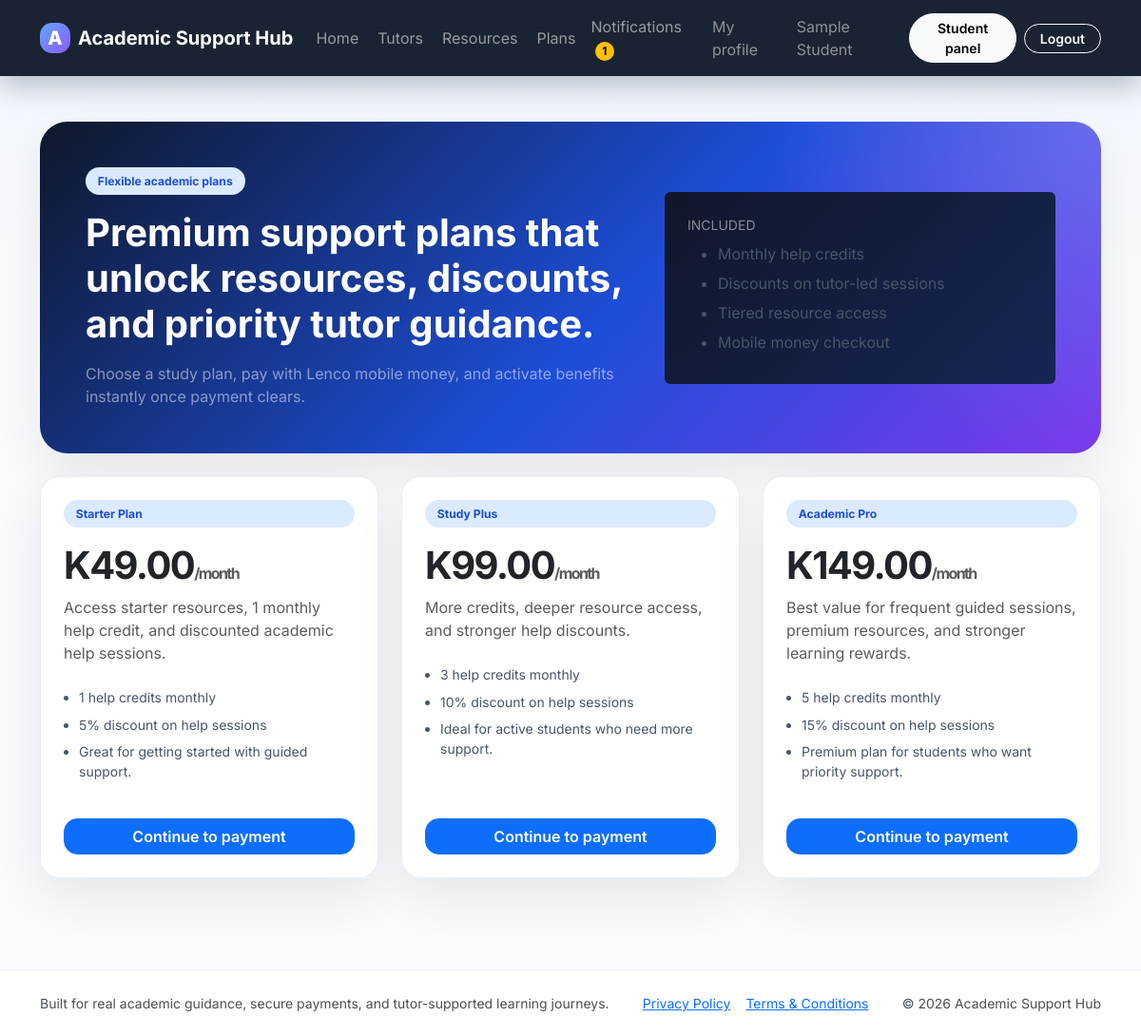
The page /pricing.php (signed in) on the database its author committed.
### tables this page shows
CREATE TABLE settings (
    id INT UNSIGNED AUTO_INCREMENT PRIMARY KEY,
    setting_key VARCHAR(100) NOT NULL UNIQUE,
    setting_value TEXT NOT NULL
);

CREATE TABLE users (
    id INT UNSIGNED AUTO_INCREMENT PRIMARY KEY,
    name VARCHAR(150) NOT NULL,
    email VARCHAR(190) NOT NULL UNIQUE,
    password VARCHAR(255) NOT NULL,
    role ENUM('admin','student','tutor') NOT NULL DEFAULT 'student',
    phone_number VARCHAR(25) NULL,
    university VARCHAR(190) NULL,
    bio TEXT NULL,
    avatar_path VARCHAR(255) NULL,
    created_at TIMESTAMP NOT NULL DEFAULT CURRENT_TIMESTAMP
);

CREATE TABLE subscription_plans (
    id INT UNSIGNED AUTO_INCREMENT PRIMARY KEY,
    name VARCHAR(100) NOT NULL,
    monthly_price DECIMAL(10,2) NOT NULL,
    help_discount_percent DECIMAL(5,2) NOT NULL DEFAULT 0,
    monthly_help_credits INT UNSIGNED NOT NULL DEFAULT 0,
    feature_summary VARCHAR(255) NOT NULL,
    description TEXT NOT NULL
);

### includes/functions.php (called while the page is built, shortened)
<?php
function app_url(string $path = ''): string
{
    $path = ltrim($path, '/');
    return BASE_URL . ($path !== '' ? '/' . $path : '');
}
function e(mixed $value): string
{
    return htmlspecialchars((string) $value, ENT_QUOTES, 'UTF-8');
}
function current_user(): ?array
{
    return $_SESSION['user'] ?? null;
}
function refresh_current_user(): void
{
    global $pdo;
    $stmt = $pdo->prepare('SELECT * FROM users WHERE id = :id LIMIT 1');
    $stmt->execute(['id' => (int) $_SESSION['user']['id']]);
}
function is_logged_in(): bool { return !empty($_SESSION['user']); }
function user_role(): string { return $_SESSION['user']['role'] ?? ''; }
function get_setting(string $key, string $default = ''): string
{
    global $pdo;
    $stmt = $pdo->prepare('SELECT setting_value FROM settings WHERE setting_key = :setting_key LIMIT 1');
    $stmt->execute(['setting_key' => $key]);
    $row = $stmt->fetch();
    return (string) ($row['setting_value'] ?? $default);
}
function money(float|string|int $amount): string { return 'K' . number_format((float) $amount, 2); }
function scalar_value(string $sql, array $params = []): mixed
{
    global $pdo; $stmt = $pdo->prepare($sql); $stmt->execute($params); return $stmt->fetchColumn();
}
function count_value(string $sql, array $params = []): int { return (int) scalar_value($sql, $params); }
function unread_notification_count(int $userId): int { return count_value('SELECT COUNT(*) FROM notifications WHERE user_id = :user_id AND is_read = 0',['user_id'=>$userId]); }

### includes/bootstrap.php (called while the page is built, shortened)
<?php
require_once __DIR__ . '/../config/config.php';
require_once __DIR__ . '/functions.php';
refresh_current_user();

### pricing.php (the view, shortened to what this page needs)
<?php
require_once __DIR__ . '/includes/bootstrap.php';
$plans = $pdo->query('SELECT * FROM subscription_plans ORDER BY monthly_price ASC')->fetchAll();
include __DIR__ . '/includes/header.php';
?>
<section class="hero mb-4">
    <div class="row align-items-center g-4">
        <div class="col-lg-7">
            <span class="tag-pill mb-3">Flexible academic plans</span>
            <h1 class="display-6 fw-bold mb-3">Premium support plans that unlock resources, discounts, and priority tutor guidance.</h1>
            <p class="mb-0 text-white-50">Choose a study plan, pay with Lenco mobile money, and activate benefits instantly once payment clears.</p>
        </div>
        <div class="col-lg-5">
            <div class="card payment-card p-4 border-0">
                <div class="small text-uppercase text-white-50 mb-2">Included</div>
                <ul class="soft-list text-white-50 mb-0">
                    <li>Monthly help credits</li>
                    <li>Discounts on tutor-led sessions</li>
                    <li>Tiered resource access</li>
                    <li>Mobile money checkout</li>
                </ul>
            </div>
        </div>
    </div>
</section>
<div class="row g-4">
    <?php foreach ($plans as $plan): ?>
        <div class="col-lg-4">
            <div class="card pricing-card card-soft h-100 p-4">
                <span class="tag-pill mb-3"><?= e($plan['name']) ?></span>
                <div class="display-6 fw-bold mb-2"><?= money($plan['monthly_price']) ?><span class="fs-6 text-muted">/month</span></div>
                <p class="text-muted"><?= e($plan['description']) ?></p>
                <ul class="soft-list small ps-3 mt-2">
                    <li><?= (int) $plan['monthly_help_credits'] ?> help credits monthly</li>
                    <li><?= (int) $plan['help_discount_percent'] ?>% discount on help sessions</li>
                    <li><?= e($plan['feature_summary']) ?></li>
                </ul>
                <div class="mt-auto pt-3">
                    <?php if (is_logged_in() && user_role() === 'student'): ?>
                        <a class="btn btn-primary w-100" href="<?= app_url('student/subscribe.php?plan=' . (int) $plan['id']) ?>">Continue to payment</a>
                    <?php else: ?>
                        <a class="btn btn-primary w-100" href="<?= app_url('register.php') ?>">Create student account</a>
                    <?php endif; ?>
                </div>
            </div>
        </div>
    <?php endforeach; ?>
</div>
<?php include __DIR__ . '/includes/footer.php'; ?>

### includes/header.php (shortened to what this page needs)
<?php
$user = current_user();
$unreadCount = $user ? unread_notification_count((int) $user['id']) : 0;
$platformName = get_setting('platform_name', APP_NAME);
?>
<!doctype html>
<html lang="en">
<head>
    <link href="https://cdn.jsdelivr.net/npm/bootstrap@5.3.7/dist/css/bootstrap.min.css" rel="stylesheet">
    <link href="<?= app_url('assets/css/style.css') ?>" rel="stylesheet">
</head>
<body>
<nav class="navbar navbar-expand-lg navbar-dark glass-nav sticky-top">
    <div class="container">
        <a class="navbar-brand fw-bold d-flex align-items-center gap-2" href="<?= app_url() ?>">
            <span class="brand-mark">A</span>
            <span><?= e($platformName) ?></span>
        </a>
        <div class="collapse navbar-collapse" id="appNav">
            <ul class="navbar-nav me-auto mb-2 mb-lg-0 gap-lg-1">
                <li class="nav-item"><a class="nav-link" href="<?= app_url() ?>">Home</a></li>
                <li class="nav-item"><a class="nav-link" href="<?= app_url('tutors.php') ?>">Tutors</a></li>
                <li class="nav-item"><a class="nav-link" href="<?= app_url('resources.php') ?>">Resources</a></li>
                <li class="nav-item"><a class="nav-link" href="<?= app_url('pricing.php') ?>">Plans</a></li>
            </ul>
            <ul class="navbar-nav align-items-lg-center gap-lg-2">
                <?php if ($user): ?>
                    <li class="nav-item dropdown">
                        <a class="nav-link position-relative" href="#" data-bs-toggle="dropdown">Notifications<?php if ($unreadCount > 0): ?><span class="badge rounded-pill text-bg-warning ms-1"><?= (int) $unreadCount ?></span><?php endif; ?></a>
                    </li>
                    <li class="nav-item"><a class="nav-link text-white-50" href="<?= app_url('profile.php') ?>">My profile</a></li>
                    <li class="nav-item"><span class="nav-link text-white-50"><?= e($user['name']) ?></span></li>
                    <?php if ($user['role'] === 'admin'): ?>
                        <li class="nav-item"><a class="btn btn-light btn-sm rounded-pill px-3" href="<?= app_url('admin/dashboard.php') ?>">Admin</a></li>
                    <?php elseif ($user['role'] === 'tutor'): ?>
                        <li class="nav-item"><a class="btn btn-light btn-sm rounded-pill px-3" href="<?= app_url('tutor/dashboard.php') ?>">Tutor panel</a></li>
                    <?php else: ?>
                        <li class="nav-item"><a class="btn btn-light btn-sm rounded-pill px-3" href="<?= app_url('student/dashboard.php') ?>">Student panel</a></li>
                    <?php endif; ?>
                    <li class="nav-item"><a class="btn btn-outline-light btn-sm rounded-pill px-3" href="<?= app_url('logout.php') ?>">Logout</a></li>
                <?php else: ?>
                    <li class="nav-item"><a class="btn btn-outline-light btn-sm rounded-pill px-3" href="<?= app_url('login.php') ?>">Login</a></li>
                    <li class="nav-item"><a class="btn btn-warning btn-sm rounded-pill px-3" href="<?= app_url('register.php') ?>">Create account</a></li>
                <?php endif; ?>
            </ul>
        </div>
    </div>
</nav>
<main class="py-4 py-lg-5">
    <div class="container">

### includes/footer.php (shortened to what this page needs)
    </div>
</main>
<footer class="footer-shell mt-5">
    <div class="container d-flex flex-column flex-md-row justify-content-between gap-3 small text-light-emphasis">
        <div>Built for real academic guidance, secure payments, and tutor-supported learning journeys.</div>
        <div class="d-flex flex-wrap gap-3"><a href="<?= app_url('privacy_policy.php') ?>">Privacy Policy</a><a href="<?= app_url('terms.php') ?>">Terms &amp; Conditions</a></div>
        <div>&copy; <?= date('Y') ?> <?= e(get_setting('platform_name', APP_NAME)) ?></div>
    </div>
</footer>
</body>
</html>

### assets/css/style.css (style rules this page uses)
:root { --bg:#081120;--surface:#ffffff;--muted:#64748b;--line:#e2e8f0;--brand:#2563eb;--brand-2:#8b5cf6;--success:#10b981;--warning:#f59e0b;--shadow:0 18px 50px rgba(15,23,42,.08); }
* { box-sizing:border-box }
body { font-family:Inter,system-ui,-apple-system,sans-serif;background:linear-gradient(180deg,#eff6ff 0%,#f8fafc 25%,#f8fafc 100%);color:#0f172a }
.glass-nav { background:rgba(8,17,32,.92);backdrop-filter:blur(14px);box-shadow:0 10px 30px rgba(2,6,23,.25) }
.brand-mark { display:inline-grid;place-items:center;width:2rem;height:2rem;border-radius:.8rem;background:linear-gradient(135deg,#60a5fa,#8b5cf6);font-weight:800 }
.hero { background:radial-gradient(circle at top right, rgba(129,140,248,.55), transparent 30%),linear-gradient(135deg,#0f172a,#1d4ed8 55%,#7c3aed);border-radius:1.8rem;color:#fff;padding:3rem;box-shadow:var(--shadow) }
.card-soft,.metric-card,.pricing-card { border:1px solid rgba(226,232,240,.7);background:rgba(255,255,255,.92);backdrop-filter:blur(10px);border-radius:1.3rem;box-shadow:var(--shadow) }
.tag-pill { background:#dbeafe;color:#1d4ed8;border-radius:999px;padding:.34rem .8rem;font-size:.76rem;font-weight:700;display:inline-flex;align-items:center;gap:.35rem }
.footer-shell { padding:1.5rem 0;background:#fff;border-top:1px solid rgba(226,232,240,.8) }
.pricing-card .display-6 { letter-spacing:-.04em }
.soft-list>li { margin-bottom:.45rem;color:#475569 }
.btn { border-radius:.9rem;font-weight:600 }
.payment-card { background:linear-gradient(135deg,#0f172a,#172554);color:#fff }

### rows shown on the page
settings: setting_value "Academic Support Hub"
users: name "Sample Student"
subscription_plans: name "Starter Plan", monthly_price "K49.00", description "Access starter resources, 1 monthly help credit, and discounted academic help sessions.", monthly_help_credits "1", help_discount_percent "5", feature_summary "Great for getting started with guided support."
subscription_plans: name "Study Plus", monthly_price "K99.00", description "More credits, deeper resource access, and stronger help discounts.", monthly_help_credits "3", help_discount_percent "10", feature_summary "Ideal for active students who need more support."
subscription_plans: name "Academic Pro", monthly_price "K149.00", description "Best value for frequent guided sessions, premium resources, and stronger learning rewards.", monthly_help_credits "5", help_discount_percent "15", feature_summary "Premium plan for students who want priority support."

### other values the page prints
$unreadCount "1"
